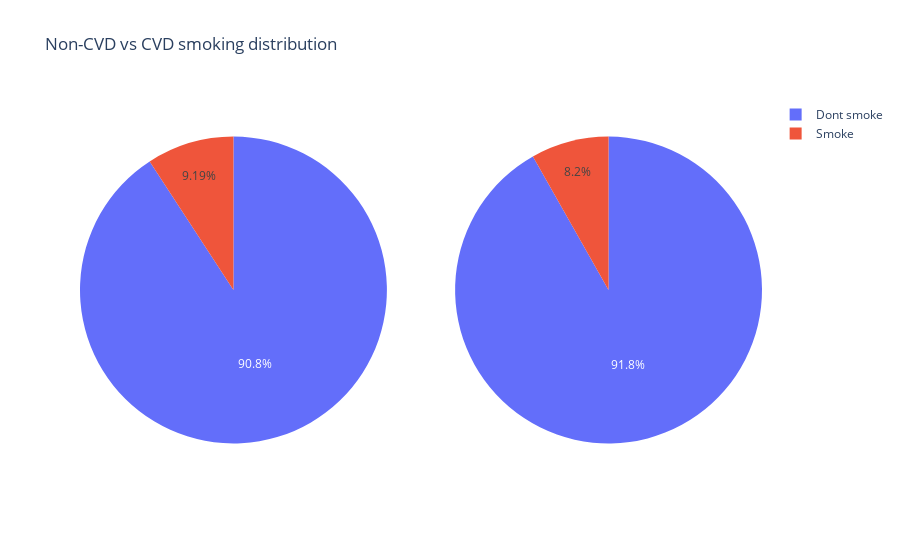

Source (notebook cell):
### Markdown cell above
##### Smoking

### Code cell
#Smoking
cvd = cleanedData.loc[cleanedData['cardio'] == 1, 'smoke'].copy()
non_cvd = cleanedData.loc[cleanedData['cardio'] == 0, 'smoke'].copy()

fig = make_subplots(rows=1, cols=2, specs=[[{"type": "pie"}, {"type": "pie"}]])

fig.update_layout(title_text="Non-CVD vs CVD smoking distribution", template="plotly_white")
fig.add_trace(go.Pie(values=non_cvd.value_counts().values,labels=['Dont smoke', 'Smoke']),row=1, col=1)
fig.add_trace(go.Pie(values=cvd.value_counts().values,labels=['Dont smoke', 'Smoke']),row=1, col=2)
fig.show()

### Figure 1 — Plotly figure (JSON) as saved in the notebook; plotly's stock layout.template omitted (floating-point values rounded to 4 significant figures)
{"data": [{"domain": {"x": [0, 0.45], "y": [0, 1]}, "labels": ["Dont smoke", "Smoke"], "type": "pie", "values": [31073, 3145]}, {"domain": {"x": [0.55, 1], "y": [0, 1]}, "labels": ["Dont smoke", "Smoke"], "type": "pie", "values": [30358, 2713]}], "layout": {"title": {"text": "Non-CVD vs CVD smoking distribution"}}}
